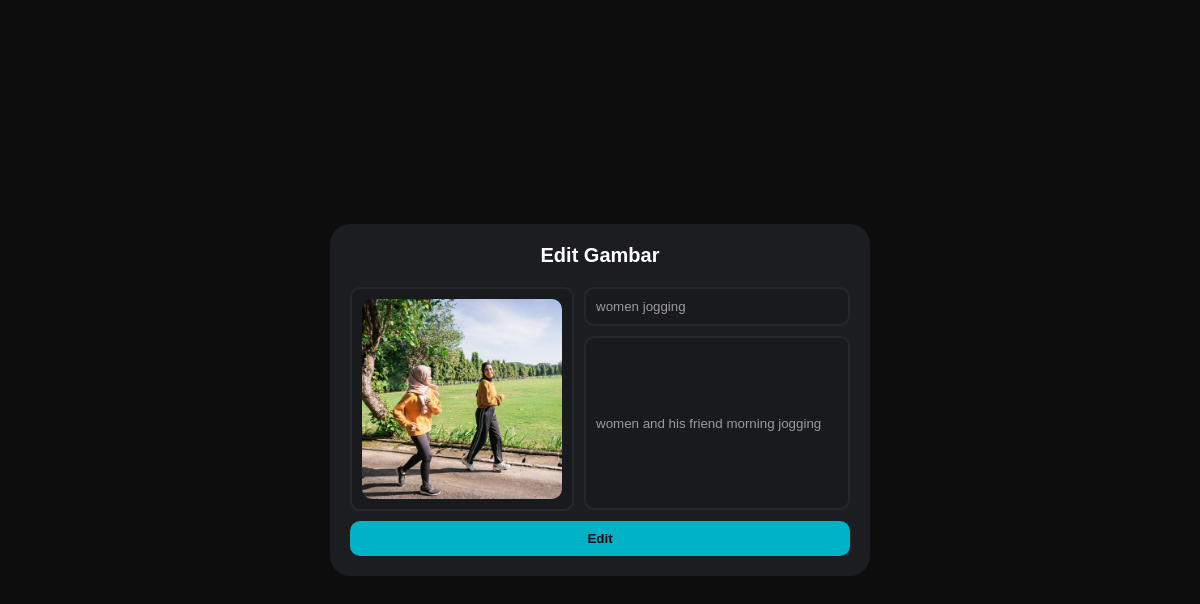
The page /edit.php?id=30 (signed in) on the database its author committed.
### tables this page shows
CREATE TABLE `foto` (
  `foto_id` int(11) NOT NULL,
  `judul_foto` varchar(255) NOT NULL,
  `deskripsi_foto` text NOT NULL,
  `tanggal_unggah` date NOT NULL DEFAULT current_timestamp(),
  `lokasi_file` varchar(255) NOT NULL,
  `user_id` int(11) NOT NULL
);

### function.php (called while the page is built, shortened)
<?php
$conn = mysqli_connect("localhost", "root", "", "ujikom_frel");
function query($query) {
	global $conn;
	$result = mysqli_query($conn, $query);
	$rows = [];
	while( $row = mysqli_fetch_assoc($result) ) {
		$rows[] = $row;
	}
	return $rows;
}
?>

### edit.php (the view, shortened to what this page needs)
<?php
require 'function.php';
$foto_id = $_GET["id"];
$foto = query("SELECT * FROM foto WHERE foto_id = $foto_id")[0];
?>
<!DOCTYPE html>
<html lang="en">
<head>
    <link rel="stylesheet" href="style.css">
</head>
<body>
    <div class="bgbgform">
        <div class="bgformupload">
            <div class="titleform">
                <label for="Upload Gambar">Edit Gambar</label>
            </div>
            <form action="" method="post" enctype="multipart/form-data">
                <div class="flex12">
                    <label for="input-file" id="drop-area">
                        <div id="img-view-edit" >
                            <img src="img/<?= $foto["lokasi_file"]; ?>" alt="<?= $foto["judul_foto"]; ?>">
                        </div>
                    </label>
                    <div class="gridinput">
                        <div class="inputtambah1">
                            <input type="text" name="judul_foto" placeholder="Judul" value="<?= $foto["judul_foto"]; ?>">
                        </div>
                        <div class="inputtambah2">
                            <input type="text" name="deskripsi_foto" placeholder="Deskripsi" value="<?= $foto["deskripsi_foto"]; ?>">
                        </div>
                    </div>
                </div>
                    <button type="submit" name="submit">Edit</button>
            </form>
        </div>
    </div>
</body>
</html>

### style.css (style rules this page uses)
html { scroll-behavior: smooth; }
body { margin: auto; padding-right: 100px; padding-left: 100px; font-family: "Catamaran", sans-serif; background-color: #0d0d0d; }
.titleform label { font-weight: 700; font-size: 20px; color: #ffffff; }
.bgbgform { width: 100%; min-height: 100vh; display: flex; align-items: center; justify-content: center; }
.bgformupload { text-align: center; padding: 20px; border-radius: 20px; background-color: #1C1D21; width: 500px; }
.bgformupload form { margin-top: 20px; }
#drop-area { width: 200px; height: 200px; padding: 10px; background: #191A1D; text-align: center; border-radius: 10px; border: #26272A 2px solid; cursor: pointer; }
#img-view-edit img { width: 100%; height: 200px; border-radius: 10px; object-fit: cover; }
.inputtambah1 { margin-bottom: 10px; }
.inputtambah2 input { height: 150px; resize: vertical; }
.bgformupload form input { background-color: #191A1D; padding: 10px; width: 242px; border: #26272A 2px solid; border-radius: 10px; color: #9B9B9B; }
.flex12 { display: flex; }
.gridinput { margin-left: 10px; }
.bgformupload form button { font-weight: bold; margin-top: 10px; width: 100%; background-color: #00B2C6; color: #0d0d0d; padding: 10px; border-radius: 10px; border: none; transition: all 0.1s ease-in-out; cursor: pointer; font-weight: 900; }

### rows shown on the page
foto: lokasi_file (picture), judul_foto "women jogging", deskripsi_foto "women and his friend morning jogging"
